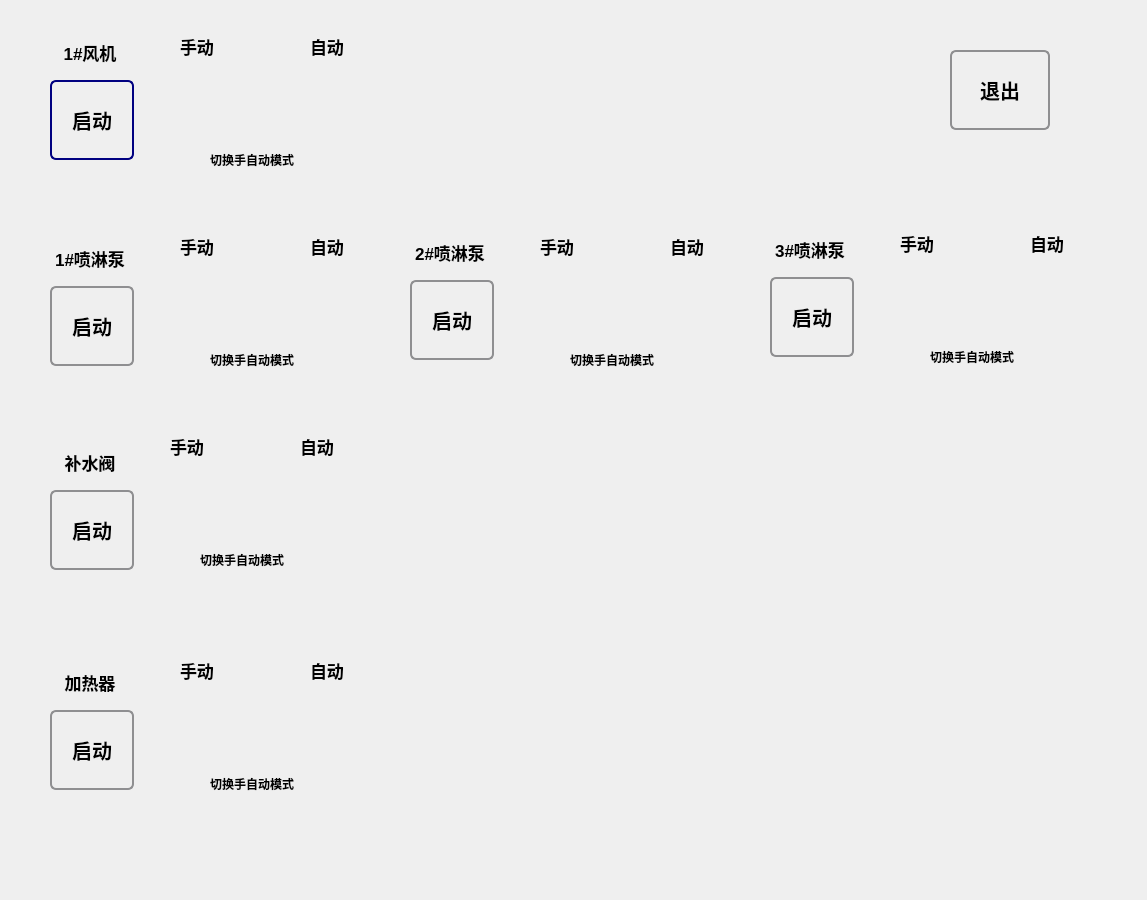
<?xml version="1.0" encoding="UTF-8"?>
<ui version="4.0">
 <class>DeoManualSettingDialog</class>
 <widget class="QDialog" name="DeoManualSettingDialog">
  <property name="geometry">
   <rect>
    <x>0</x>
    <y>0</y>
    <width>1147</width>
    <height>900</height>
   </rect>
  </property>
  <property name="sizePolicy">
   <sizepolicy hsizetype="Preferred" vsizetype="Preferred">
    <horstretch>1</horstretch>
    <verstretch>1</verstretch>
   </sizepolicy>
  </property>
  <property name="windowTitle">
   <string>Dialog</string>
  </property>
  <widget class="QPushButton" name="startFirstFanButton">
   <property name="geometry">
    <rect>
     <x>50</x>
     <y>80</y>
     <width>84</width>
     <height>80</height>
    </rect>
   </property>
   <property name="font">
    <font>
     <pointsize>15</pointsize>
     <weight>75</weight>
     <bold>true</bold>
    </font>
   </property>
   <property name="styleSheet">
    <string notr="true">QPushButton {
    border: 2px solid #8f8f91;
    border-radius: 6px;
    background-color: qlineargradient(x1: 0, y1: 0, x2: 0, y2: 1,
                                      stop: 0 #f6f7fa, stop: 1 #dadbde);
    min-width: 80px;
}

QPushButton:pressed {
    background-color: qlineargradient(x1: 0, y1: 0, x2: 0, y2: 1,
                                      stop: 0 #dadbde, stop: 1 #f6f7fa);
}

QPushButton:flat {
    border: none; /* no border for a flat push button */
}

QPushButton:default {
    border-color: navy; /* make the default button prominent */
}</string>
   </property>
   <property name="text">
    <string>启动</string>
   </property>
   <property name="flat">
    <bool>false</bool>
   </property>
  </widget>
  <widget class="QLabel" name="label_34">
   <property name="geometry">
    <rect>
     <x>50</x>
     <y>40</y>
     <width>80</width>
     <height>25</height>
    </rect>
   </property>
   <property name="font">
    <font>
     <pointsize>13</pointsize>
     <weight>75</weight>
     <bold>true</bold>
    </font>
   </property>
   <property name="text">
    <string>1#风机</string>
   </property>
   <property name="alignment">
    <set>Qt::AlignCenter</set>
   </property>
  </widget>
  <widget class="QPushButton" name="startFirstPlPumpButton">
   <property name="geometry">
    <rect>
     <x>50</x>
     <y>286</y>
     <width>84</width>
     <height>80</height>
    </rect>
   </property>
   <property name="font">
    <font>
     <pointsize>15</pointsize>
     <weight>75</weight>
     <bold>true</bold>
    </font>
   </property>
   <property name="styleSheet">
    <string notr="true">QPushButton {
    border: 2px solid #8f8f91;
    border-radius: 6px;
    background-color: qlineargradient(x1: 0, y1: 0, x2: 0, y2: 1,
                                      stop: 0 #f6f7fa, stop: 1 #dadbde);
    min-width: 80px;
}

QPushButton:pressed {
    background-color: qlineargradient(x1: 0, y1: 0, x2: 0, y2: 1,
                                      stop: 0 #dadbde, stop: 1 #f6f7fa);
}

QPushButton:flat {
    border: none; /* no border for a flat push button */
}

QPushButton:default {
    border-color: navy; /* make the default button prominent */
}</string>
   </property>
   <property name="text">
    <string>启动</string>
   </property>
   <property name="flat">
    <bool>false</bool>
   </property>
  </widget>
  <widget class="QLabel" name="label_38">
   <property name="geometry">
    <rect>
     <x>40</x>
     <y>246</y>
     <width>100</width>
     <height>25</height>
    </rect>
   </property>
   <property name="font">
    <font>
     <pointsize>13</pointsize>
     <weight>75</weight>
     <bold>true</bold>
    </font>
   </property>
   <property name="text">
    <string>1#喷淋泵</string>
   </property>
   <property name="alignment">
    <set>Qt::AlignCenter</set>
   </property>
  </widget>
  <widget class="QLabel" name="label_39">
   <property name="geometry">
    <rect>
     <x>400</x>
     <y>240</y>
     <width>100</width>
     <height>25</height>
    </rect>
   </property>
   <property name="font">
    <font>
     <pointsize>13</pointsize>
     <weight>75</weight>
     <bold>true</bold>
    </font>
   </property>
   <property name="text">
    <string>2#喷淋泵</string>
   </property>
   <property name="alignment">
    <set>Qt::AlignCenter</set>
   </property>
  </widget>
  <widget class="QPushButton" name="startSecondPlPumpButton">
   <property name="geometry">
    <rect>
     <x>410</x>
     <y>280</y>
     <width>84</width>
     <height>80</height>
    </rect>
   </property>
   <property name="font">
    <font>
     <pointsize>15</pointsize>
     <weight>75</weight>
     <bold>true</bold>
    </font>
   </property>
   <property name="styleSheet">
    <string notr="true">QPushButton {
    border: 2px solid #8f8f91;
    border-radius: 6px;
    background-color: qlineargradient(x1: 0, y1: 0, x2: 0, y2: 1,
                                      stop: 0 #f6f7fa, stop: 1 #dadbde);
    min-width: 80px;
}

QPushButton:pressed {
    background-color: qlineargradient(x1: 0, y1: 0, x2: 0, y2: 1,
                                      stop: 0 #dadbde, stop: 1 #f6f7fa);
}

QPushButton:flat {
    border: none; /* no border for a flat push button */
}

QPushButton:default {
    border-color: navy; /* make the default button prominent */
}</string>
   </property>
   <property name="text">
    <string>启动</string>
   </property>
   <property name="flat">
    <bool>false</bool>
   </property>
  </widget>
  <widget class="QPushButton" name="startBwValveButton_2">
   <property name="geometry">
    <rect>
     <x>950</x>
     <y>50</y>
     <width>100</width>
     <height>80</height>
    </rect>
   </property>
   <property name="font">
    <font>
     <pointsize>15</pointsize>
     <weight>75</weight>
     <bold>true</bold>
    </font>
   </property>
   <property name="styleSheet">
    <string notr="true">QPushButton {
    border: 2px solid #8f8f91;
    border-radius: 6px;
    background-color: qlineargradient(x1: 0, y1: 0, x2: 0, y2: 1,
                                      stop: 0 #f6f7fa, stop: 1 #dadbde);
    min-width: 80px;
}

QPushButton:pressed {
    background-color: qlineargradient(x1: 0, y1: 0, x2: 0, y2: 1,
                                      stop: 0 #dadbde, stop: 1 #f6f7fa);
}

QPushButton:flat {
    border: none; /* no border for a flat push button */
}

QPushButton:default {
    border-color: navy; /* make the default button prominent */
}</string>
   </property>
   <property name="text">
    <string>退出</string>
   </property>
   <property name="flat">
    <bool>false</bool>
   </property>
  </widget>
  <widget class="QPushButton" name="switchFanModePushButton">
   <property name="geometry">
    <rect>
     <x>230</x>
     <y>66</y>
     <width>64</width>
     <height>64</height>
    </rect>
   </property>
   <property name="autoFillBackground">
    <bool>false</bool>
   </property>
   <property name="styleSheet">
    <string notr="true">background: transparent; </string>
   </property>
   <property name="text">
    <string/>
   </property>
   <property name="iconSize">
    <size>
     <width>64</width>
     <height>64</height>
    </size>
   </property>
   <property name="flat">
    <bool>true</bool>
   </property>
  </widget>
  <widget class="QLabel" name="label_22">
   <property name="geometry">
    <rect>
     <x>210</x>
     <y>150</y>
     <width>150</width>
     <height>20</height>
    </rect>
   </property>
   <property name="font">
    <font>
     <weight>75</weight>
     <bold>true</bold>
    </font>
   </property>
   <property name="text">
    <string>切换手自动模式</string>
   </property>
  </widget>
  <widget class="QLabel" name="label_17">
   <property name="geometry">
    <rect>
     <x>310</x>
     <y>26</y>
     <width>50</width>
     <height>40</height>
    </rect>
   </property>
   <property name="font">
    <font>
     <pointsize>13</pointsize>
     <weight>75</weight>
     <bold>true</bold>
    </font>
   </property>
   <property name="text">
    <string>自动</string>
   </property>
  </widget>
  <widget class="QLabel" name="label_16">
   <property name="geometry">
    <rect>
     <x>180</x>
     <y>26</y>
     <width>50</width>
     <height>40</height>
    </rect>
   </property>
   <property name="font">
    <font>
     <pointsize>13</pointsize>
     <weight>75</weight>
     <bold>true</bold>
    </font>
   </property>
   <property name="text">
    <string>手动</string>
   </property>
  </widget>
  <widget class="QLabel" name="label_47">
   <property name="geometry">
    <rect>
     <x>40</x>
     <y>450</y>
     <width>100</width>
     <height>25</height>
    </rect>
   </property>
   <property name="font">
    <font>
     <pointsize>13</pointsize>
     <weight>75</weight>
     <bold>true</bold>
    </font>
   </property>
   <property name="text">
    <string>补水阀</string>
   </property>
   <property name="alignment">
    <set>Qt::AlignCenter</set>
   </property>
  </widget>
  <widget class="QPushButton" name="startFirstBwValveButton">
   <property name="geometry">
    <rect>
     <x>50</x>
     <y>490</y>
     <width>84</width>
     <height>80</height>
    </rect>
   </property>
   <property name="font">
    <font>
     <pointsize>15</pointsize>
     <weight>75</weight>
     <bold>true</bold>
    </font>
   </property>
   <property name="styleSheet">
    <string notr="true">QPushButton {
    border: 2px solid #8f8f91;
    border-radius: 6px;
    background-color: qlineargradient(x1: 0, y1: 0, x2: 0, y2: 1,
                                      stop: 0 #f6f7fa, stop: 1 #dadbde);
    min-width: 80px;
}

QPushButton:pressed {
    background-color: qlineargradient(x1: 0, y1: 0, x2: 0, y2: 1,
                                      stop: 0 #dadbde, stop: 1 #f6f7fa);
}

QPushButton:flat {
    border: none; /* no border for a flat push button */
}

QPushButton:default {
    border-color: navy; /* make the default button prominent */
}</string>
   </property>
   <property name="text">
    <string>启动</string>
   </property>
   <property name="flat">
    <bool>false</bool>
   </property>
  </widget>
  <widget class="QLabel" name="label_48">
   <property name="geometry">
    <rect>
     <x>40</x>
     <y>670</y>
     <width>100</width>
     <height>25</height>
    </rect>
   </property>
   <property name="font">
    <font>
     <pointsize>13</pointsize>
     <weight>75</weight>
     <bold>true</bold>
    </font>
   </property>
   <property name="text">
    <string>加热器</string>
   </property>
   <property name="alignment">
    <set>Qt::AlignCenter</set>
   </property>
  </widget>
  <widget class="QPushButton" name="startFirstHeaterButton">
   <property name="geometry">
    <rect>
     <x>50</x>
     <y>710</y>
     <width>84</width>
     <height>80</height>
    </rect>
   </property>
   <property name="font">
    <font>
     <pointsize>15</pointsize>
     <weight>75</weight>
     <bold>true</bold>
    </font>
   </property>
   <property name="styleSheet">
    <string notr="true">QPushButton {
    border: 2px solid #8f8f91;
    border-radius: 6px;
    background-color: qlineargradient(x1: 0, y1: 0, x2: 0, y2: 1,
                                      stop: 0 #f6f7fa, stop: 1 #dadbde);
    min-width: 80px;
}

QPushButton:pressed {
    background-color: qlineargradient(x1: 0, y1: 0, x2: 0, y2: 1,
                                      stop: 0 #dadbde, stop: 1 #f6f7fa);
}

QPushButton:flat {
    border: none; /* no border for a flat push button */
}

QPushButton:default {
    border-color: navy; /* make the default button prominent */
}</string>
   </property>
   <property name="text">
    <string>启动</string>
   </property>
   <property name="flat">
    <bool>false</bool>
   </property>
  </widget>
  <widget class="QLabel" name="label_44">
   <property name="geometry">
    <rect>
     <x>180</x>
     <y>226</y>
     <width>50</width>
     <height>40</height>
    </rect>
   </property>
   <property name="font">
    <font>
     <pointsize>13</pointsize>
     <weight>75</weight>
     <bold>true</bold>
    </font>
   </property>
   <property name="text">
    <string>手动</string>
   </property>
  </widget>
  <widget class="QLabel" name="label_46">
   <property name="geometry">
    <rect>
     <x>310</x>
     <y>226</y>
     <width>50</width>
     <height>40</height>
    </rect>
   </property>
   <property name="font">
    <font>
     <pointsize>13</pointsize>
     <weight>75</weight>
     <bold>true</bold>
    </font>
   </property>
   <property name="text">
    <string>自动</string>
   </property>
  </widget>
  <widget class="QLabel" name="label_50">
   <property name="geometry">
    <rect>
     <x>210</x>
     <y>350</y>
     <width>120</width>
     <height>20</height>
    </rect>
   </property>
   <property name="font">
    <font>
     <weight>75</weight>
     <bold>true</bold>
    </font>
   </property>
   <property name="text">
    <string>切换手自动模式</string>
   </property>
  </widget>
  <widget class="QPushButton" name="switchPumpPlModePushButton_1">
   <property name="geometry">
    <rect>
     <x>230</x>
     <y>266</y>
     <width>64</width>
     <height>64</height>
    </rect>
   </property>
   <property name="autoFillBackground">
    <bool>false</bool>
   </property>
   <property name="styleSheet">
    <string notr="true">background: transparent; </string>
   </property>
   <property name="text">
    <string/>
   </property>
   <property name="iconSize">
    <size>
     <width>64</width>
     <height>64</height>
    </size>
   </property>
   <property name="flat">
    <bool>true</bool>
   </property>
  </widget>
  <widget class="QPushButton" name="switchPumpPlModePushButton_2">
   <property name="geometry">
    <rect>
     <x>590</x>
     <y>266</y>
     <width>64</width>
     <height>64</height>
    </rect>
   </property>
   <property name="autoFillBackground">
    <bool>false</bool>
   </property>
   <property name="styleSheet">
    <string notr="true">background: transparent; </string>
   </property>
   <property name="text">
    <string/>
   </property>
   <property name="iconSize">
    <size>
     <width>64</width>
     <height>64</height>
    </size>
   </property>
   <property name="flat">
    <bool>true</bool>
   </property>
  </widget>
  <widget class="QLabel" name="label_53">
   <property name="geometry">
    <rect>
     <x>670</x>
     <y>226</y>
     <width>50</width>
     <height>40</height>
    </rect>
   </property>
   <property name="font">
    <font>
     <pointsize>13</pointsize>
     <weight>75</weight>
     <bold>true</bold>
    </font>
   </property>
   <property name="text">
    <string>自动</string>
   </property>
  </widget>
  <widget class="QLabel" name="label_54">
   <property name="geometry">
    <rect>
     <x>540</x>
     <y>226</y>
     <width>50</width>
     <height>40</height>
    </rect>
   </property>
   <property name="font">
    <font>
     <pointsize>13</pointsize>
     <weight>75</weight>
     <bold>true</bold>
    </font>
   </property>
   <property name="text">
    <string>手动</string>
   </property>
  </widget>
  <widget class="QLabel" name="label_55">
   <property name="geometry">
    <rect>
     <x>570</x>
     <y>350</y>
     <width>120</width>
     <height>20</height>
    </rect>
   </property>
   <property name="font">
    <font>
     <weight>75</weight>
     <bold>true</bold>
    </font>
   </property>
   <property name="text">
    <string>切换手自动模式</string>
   </property>
  </widget>
  <widget class="QPushButton" name="switchBwValveModePushButton_1">
   <property name="geometry">
    <rect>
     <x>220</x>
     <y>466</y>
     <width>64</width>
     <height>64</height>
    </rect>
   </property>
   <property name="autoFillBackground">
    <bool>false</bool>
   </property>
   <property name="styleSheet">
    <string notr="true">background: transparent; </string>
   </property>
   <property name="text">
    <string/>
   </property>
   <property name="iconSize">
    <size>
     <width>64</width>
     <height>64</height>
    </size>
   </property>
   <property name="flat">
    <bool>true</bool>
   </property>
  </widget>
  <widget class="QLabel" name="label_58">
   <property name="geometry">
    <rect>
     <x>300</x>
     <y>426</y>
     <width>50</width>
     <height>40</height>
    </rect>
   </property>
   <property name="font">
    <font>
     <pointsize>13</pointsize>
     <weight>75</weight>
     <bold>true</bold>
    </font>
   </property>
   <property name="text">
    <string>自动</string>
   </property>
  </widget>
  <widget class="QLabel" name="label_59">
   <property name="geometry">
    <rect>
     <x>170</x>
     <y>426</y>
     <width>50</width>
     <height>40</height>
    </rect>
   </property>
   <property name="font">
    <font>
     <pointsize>13</pointsize>
     <weight>75</weight>
     <bold>true</bold>
    </font>
   </property>
   <property name="text">
    <string>手动</string>
   </property>
  </widget>
  <widget class="QLabel" name="label_60">
   <property name="geometry">
    <rect>
     <x>200</x>
     <y>550</y>
     <width>120</width>
     <height>20</height>
    </rect>
   </property>
   <property name="font">
    <font>
     <weight>75</weight>
     <bold>true</bold>
    </font>
   </property>
   <property name="text">
    <string>切换手自动模式</string>
   </property>
  </widget>
  <widget class="QLabel" name="label_61">
   <property name="geometry">
    <rect>
     <x>210</x>
     <y>774</y>
     <width>120</width>
     <height>20</height>
    </rect>
   </property>
   <property name="font">
    <font>
     <weight>75</weight>
     <bold>true</bold>
    </font>
   </property>
   <property name="text">
    <string>切换手自动模式</string>
   </property>
  </widget>
  <widget class="QPushButton" name="switchFirstHeaterPushButton">
   <property name="geometry">
    <rect>
     <x>230</x>
     <y>690</y>
     <width>64</width>
     <height>64</height>
    </rect>
   </property>
   <property name="autoFillBackground">
    <bool>false</bool>
   </property>
   <property name="styleSheet">
    <string notr="true">background: transparent; </string>
   </property>
   <property name="text">
    <string/>
   </property>
   <property name="iconSize">
    <size>
     <width>64</width>
     <height>64</height>
    </size>
   </property>
   <property name="flat">
    <bool>true</bool>
   </property>
  </widget>
  <widget class="QLabel" name="label_62">
   <property name="geometry">
    <rect>
     <x>310</x>
     <y>650</y>
     <width>50</width>
     <height>40</height>
    </rect>
   </property>
   <property name="font">
    <font>
     <pointsize>13</pointsize>
     <weight>75</weight>
     <bold>true</bold>
    </font>
   </property>
   <property name="text">
    <string>自动</string>
   </property>
  </widget>
  <widget class="QLabel" name="label_63">
   <property name="geometry">
    <rect>
     <x>180</x>
     <y>650</y>
     <width>50</width>
     <height>40</height>
    </rect>
   </property>
   <property name="font">
    <font>
     <pointsize>13</pointsize>
     <weight>75</weight>
     <bold>true</bold>
    </font>
   </property>
   <property name="text">
    <string>手动</string>
   </property>
  </widget>
  <widget class="QPushButton" name="startThirdPlPumpButton">
   <property name="geometry">
    <rect>
     <x>770</x>
     <y>277</y>
     <width>84</width>
     <height>80</height>
    </rect>
   </property>
   <property name="font">
    <font>
     <pointsize>15</pointsize>
     <weight>75</weight>
     <bold>true</bold>
    </font>
   </property>
   <property name="styleSheet">
    <string notr="true">QPushButton {
    border: 2px solid #8f8f91;
    border-radius: 6px;
    background-color: qlineargradient(x1: 0, y1: 0, x2: 0, y2: 1,
                                      stop: 0 #f6f7fa, stop: 1 #dadbde);
    min-width: 80px;
}

QPushButton:pressed {
    background-color: qlineargradient(x1: 0, y1: 0, x2: 0, y2: 1,
                                      stop: 0 #dadbde, stop: 1 #f6f7fa);
}

QPushButton:flat {
    border: none; /* no border for a flat push button */
}

QPushButton:default {
    border-color: navy; /* make the default button prominent */
}</string>
   </property>
   <property name="text">
    <string>启动</string>
   </property>
   <property name="flat">
    <bool>false</bool>
   </property>
  </widget>
  <widget class="QLabel" name="label_56">
   <property name="geometry">
    <rect>
     <x>1030</x>
     <y>223</y>
     <width>50</width>
     <height>40</height>
    </rect>
   </property>
   <property name="font">
    <font>
     <pointsize>13</pointsize>
     <weight>75</weight>
     <bold>true</bold>
    </font>
   </property>
   <property name="text">
    <string>自动</string>
   </property>
  </widget>
  <widget class="QLabel" name="label_57">
   <property name="geometry">
    <rect>
     <x>900</x>
     <y>223</y>
     <width>50</width>
     <height>40</height>
    </rect>
   </property>
   <property name="font">
    <font>
     <pointsize>13</pointsize>
     <weight>75</weight>
     <bold>true</bold>
    </font>
   </property>
   <property name="text">
    <string>手动</string>
   </property>
  </widget>
  <widget class="QLabel" name="label_64">
   <property name="geometry">
    <rect>
     <x>930</x>
     <y>347</y>
     <width>120</width>
     <height>20</height>
    </rect>
   </property>
   <property name="font">
    <font>
     <weight>75</weight>
     <bold>true</bold>
    </font>
   </property>
   <property name="text">
    <string>切换手自动模式</string>
   </property>
  </widget>
  <widget class="QPushButton" name="switchPumpPlModePushButton_3">
   <property name="geometry">
    <rect>
     <x>950</x>
     <y>263</y>
     <width>64</width>
     <height>64</height>
    </rect>
   </property>
   <property name="autoFillBackground">
    <bool>false</bool>
   </property>
   <property name="styleSheet">
    <string notr="true">background: transparent; </string>
   </property>
   <property name="text">
    <string/>
   </property>
   <property name="iconSize">
    <size>
     <width>64</width>
     <height>64</height>
    </size>
   </property>
   <property name="flat">
    <bool>true</bool>
   </property>
  </widget>
  <widget class="QLabel" name="label_42">
   <property name="geometry">
    <rect>
     <x>760</x>
     <y>237</y>
     <width>100</width>
     <height>25</height>
    </rect>
   </property>
   <property name="font">
    <font>
     <pointsize>13</pointsize>
     <weight>75</weight>
     <bold>true</bold>
    </font>
   </property>
   <property name="text">
    <string>3#喷淋泵</string>
   </property>
   <property name="alignment">
    <set>Qt::AlignCenter</set>
   </property>
  </widget>
 </widget>
 <resources/>
 <connections/>
</ui>
